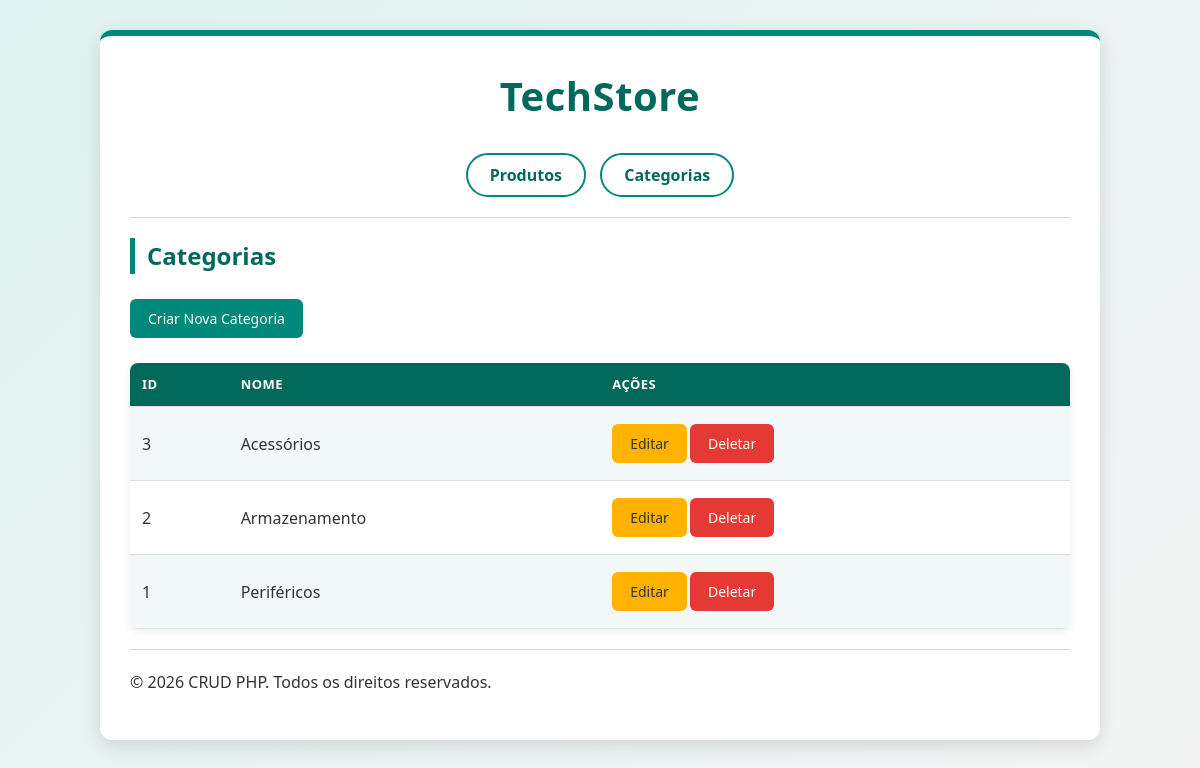
Page /public/index.php?page=categorias on the committed database.
### tables this page shows
CREATE TABLE `categorias` (
  `id` int(11) NOT NULL,
  `nome` varchar(255) NOT NULL
);

### controllers/CategoriaController.php (called while the page is built, shortened)
<?php
include_once __DIR__ . '/../config/database.php';
include_once __DIR__ . '/../models/Categoria.php';
class CategoriaController {
    private $categoria;
    public function __construct() {
        $database = new Database();
        $this->conn = $database->getConnection();
        $this->categoria = new Categoria($this->conn);
    }
    public function index() {
        $stmt = $this->categoria->read();
        $num = $stmt->rowCount();
        return ['stmt' => $stmt, 'num' => $num];
    }
}
?>

### config/database.php (called while the page is built, shortened)
<?php
class Database {
    private $host = "localhost";
    private $db_name = "crud_db";
    private $username = "root";
    private $password = "";
    public function getConnection(){
        $this->conn = null;
        try{
            $this->conn = new PDO("mysql:host=" . $this->host . ";dbname=" . $this->db_name, $this->username, $this->password);
            $this->conn->setAttribute(PDO::ATTR_ERRMODE, PDO::ERRMODE_EXCEPTION);
            $this->conn->exec("set names utf8");
        }catch(PDOException $exception){
            error_log("Erro de conexão: " . $exception->getMessage());
            die("<p class='error'>Erro de conexão com o banco de dados. Verifique se o MySQL está ligado no XAMPP e se o banco crud_db foi criado.</p>");
        }
        return $this->conn;
    }
}
?>

### models/Categoria.php (called while the page is built, shortened)
<?php
class Categoria {
    private $conn;
    private $table_name = "categorias";
    public function __construct($db){
        $this->conn = $db;
    }
    function read(){
        $query = "SELECT id, nome FROM " . $this->table_name . " ORDER BY nome";
        $stmt = $this->conn->prepare($query);
        $stmt->execute();
        return $stmt;
    }
}
?>

### views/categorias/index_cat.php (the view)
<?php
include_once __DIR__ . '/../../controllers/CategoriaController.php';
$controller = new CategoriaController();
$data = $controller->index();
$stmt = $data['stmt'];
$num = $data['num'];
include __DIR__ . '/../../views/includes/header.php';
?>
<h2>Categorias</h2>
<a href="/crud_php/public/index.php?page=categorias&action=create" class="button">Criar Nova Categoria</a>
<?php
if($num > 0){
    echo "<table>";
        echo "<tr>";
            echo "<th>ID</th>";
            echo "<th>Nome</th>";
            echo "<th>Ações</th>";
        echo "</tr>";
    while ($row = $stmt->fetch(PDO::FETCH_ASSOC)){
        extract($row);
        echo "<tr>";
            echo "<td>{$id}</td>";
            echo "<td>{$nome}</td>";
            echo "<td>";
                echo "<a href=\"/crud_php/public/index.php?page=categorias&action=edit&id={$id}\" class=\"button edit\">Editar</a>";
                echo "<a href=\"/crud_php/public/index.php?page=categorias&action=delete&id={$id}\" class=\"button delete\">Deletar</a>";
            echo "</td>";
        echo "</tr>";
    }
    echo "</table>";
} else {
    echo "<p>Nenhuma categoria encontrada.</p>";
}
?>
<?php include __DIR__ . '/../../views/includes/footer.php'; ?>

### public/css/style.css (style rules this page uses)
* { box-sizing: border-box; }
body { font-family: "Segoe UI", Tahoma, Arial, sans-serif; margin: 0; padding: 0; background: linear-gradient(135deg, #e0f2f1 0%, #f4f4f4 100%); background-attachment: fixed; color: #333; line-height: 1.5; }
h2 { color: #00695c; border-left: 5px solid #00897b; padding-left: 12px; }
table { width: 100%; border-collapse: collapse; margin-top: 20px; border-radius: 8px; overflow: hidden; box-shadow: 0 2px 8px rgba(0, 0, 0, 0.08); }
th, td { padding: 12px; text-align: left; border-bottom: 1px solid #e0e0e0; }
th { background-color: #00695c; color: white; text-transform: uppercase; font-size: 13px; letter-spacing: 0.5px; }
tr:nth-child(even) { background-color: #f1f8f7; }
.button { display: inline-block; padding: 9px 18px; margin: 5px 3px 5px 0; background-color: #00897b; color: white; text-decoration: none; font-size: 14px; border-radius: 6px; border: none; cursor: pointer; transition: background-color 0.2s, transform 0.1s; }
.button.edit { background-color: #ffb300; color: #333; }
.button.delete { background-color: #e53935; }

### rows in the picture
categorias: id "3", nome "Acessórios"
categorias: id "2", nome "Armazenamento"
categorias: id "1", nome "Periféricos"
